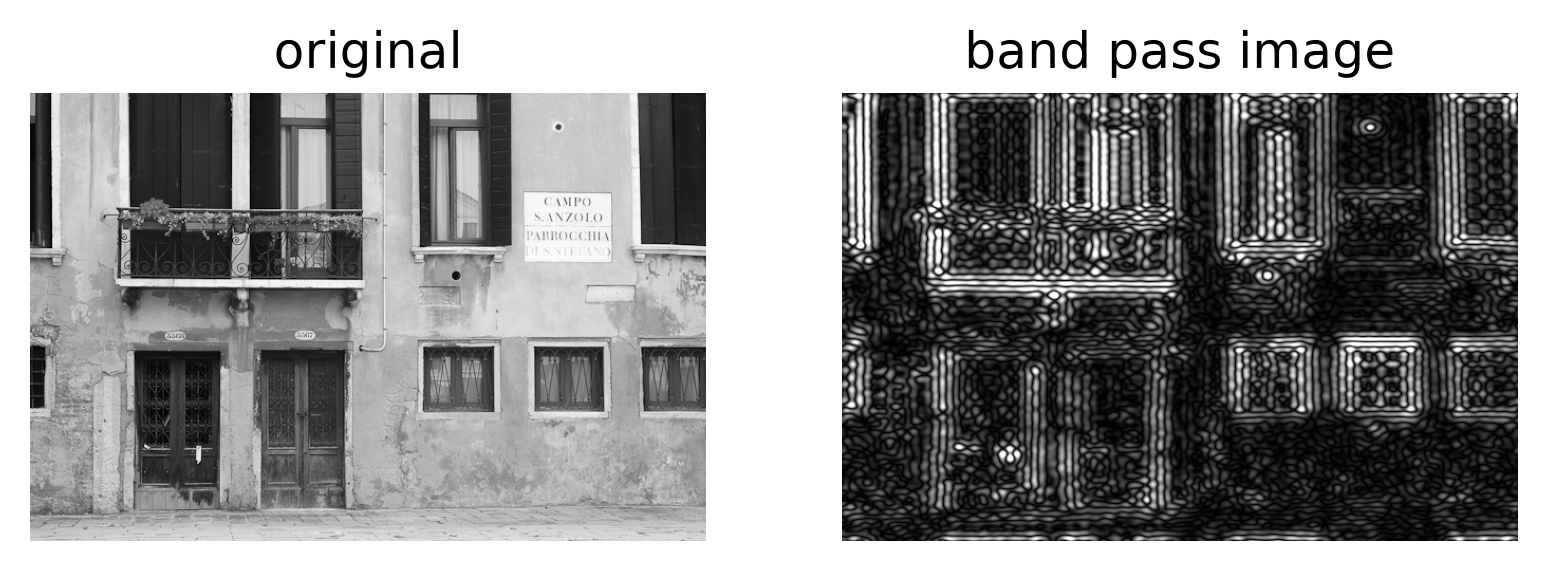
#> input picture assets/band_pass.png, 1547 x 571 px
$ python laplace_filter.py assets/band_pass.png
#> lines starting #> are read from the running program, lines starting #| are printed output that depends on the picture
import argparse

import matplotlib.pyplot as plt
import numpy as np

if __name__ == "__main__":
    parser = argparse.ArgumentParser()
    parser.add_argument("image_path", help="Path to the input image")
    args = parser.parse_args()

    img = plt.imread(args.image_path) / 255

    # img.shape = (424, 640, 3). (height, width, colors)
    y, x = img.shape[:2]
#> y = 571; x = 1547

    # from spatial coordinates (y, x) to fourier transform sample coordinates (u, v)
    u = np.fft.fftfreq(y)  # shape = (424,)
    v = np.fft.fftfreq(x)  # shape = (640,)

    # since the shape of u and v are only one dimensional we create a 2D meshgrid.
    # so that every (u,v) coordinate has value for u and v.
    # example u: [0, 0.25, -0.5, -0.25] => u = [0, 0.25, -0.5, -0.25
    #                                           0, 0.25, -0.5, -0.25
    #                                           0, 0.25, -0.5, -0.25]
    # and the same process for v as well.
    # it is like creating a matrix from row vector by copying it over each row.

    # shape of both uu and vv is (424, 640) which is same as img.shape without colors
    # means we have value of u and v for each pixel now.
    uu, vv = np.meshgrid(u, v, indexing="ij")

    # now we can create the laplace operator effect on fourier transform.
    # laplace filtering is for edge detection.
    L = -4 * np.pi**2 * (uu**2 + vv**2)

    # we can multiply the laplace operator effect L with the fourier transform of image.
    # it will have the shape (424, 640, 3) which is exactly same as img.shape
    # we have to define axes=(0, 1) which means do fft over height and width.
    # default value is -2, -1 which would be width and color.
    img_ft = np.fft.fft2(img, axes=(0, 1))

    # now we need to inverse the fourier transform
    # we need to use np.newaxis because L is 2D with height and width
    # but img_ft has 3rd dimension for color.
    result = np.fft.ifft2(img_ft * L[:, :, np.newaxis], axes=(0, 1)).real
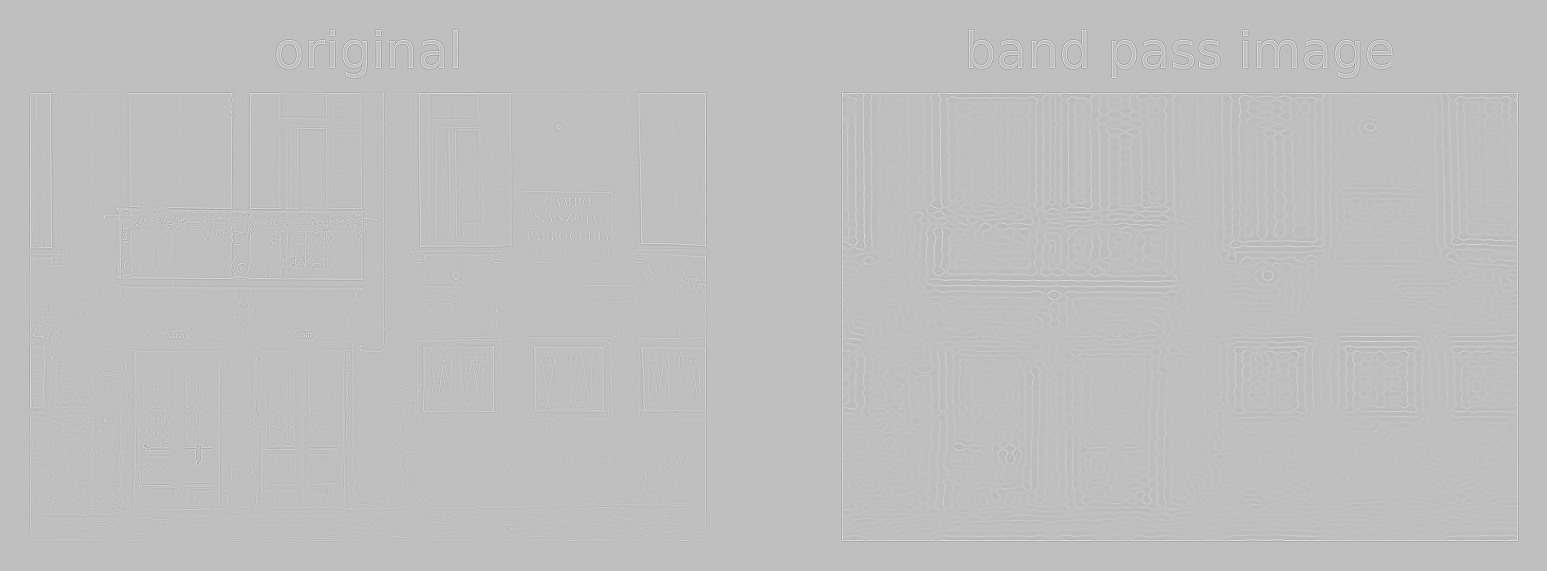
#> result: shape (571, 1547, 4) float64; mean of channels 0, 1, 2, 3 -6.64e-21, -6.64e-21, -6.64e-21, -1.21e-33; transparent parts drawn white

    # plot the original image and the result.
    plt.figure(figsize=(10, 4))

    plt.subplot(1, 2, 1)
    plt.imshow(img, cmap="gray")
    plt.title("Original")
    plt.axis("off")

    plt.subplot(1, 2, 2)
    plt.imshow(np.abs(result), cmap="gray")
    plt.title("Laplacian")
    plt.axis("off")

    plt.show()
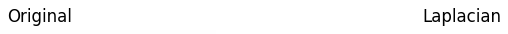
#> figure drawn by matplotlib, 2 panels
